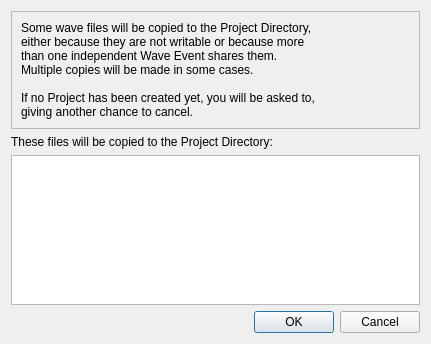
<?xml version="1.0" encoding="UTF-8"?>
<ui version="4.0">
 <class>CopyOnWriteDialogBase</class>
 <widget class="QDialog" name="CopyOnWriteDialogBase">
  <property name="geometry">
   <rect>
    <x>0</x>
    <y>0</y>
    <width>431</width>
    <height>344</height>
   </rect>
  </property>
  <property name="windowTitle">
   <string>Copy Wave Files</string>
  </property>
  <layout class="QVBoxLayout" name="verticalLayout_2">
   <item>
    <widget class="QFrame" name="frame">
     <property name="frameShape">
      <enum>QFrame::StyledPanel</enum>
     </property>
     <property name="frameShadow">
      <enum>QFrame::Raised</enum>
     </property>
     <layout class="QVBoxLayout" name="verticalLayout">
      <item>
       <widget class="QLabel" name="label_3">
        <property name="text">
         <string>Some wave files will be copied to the Project Directory, 
either because they are not writable or because more 
than one independent Wave Event shares them.
Multiple copies will be made in some cases. 

If no Project has been created yet, you will be asked to,
giving another chance to cancel.</string>
        </property>
        <property name="wordWrap">
         <bool>true</bool>
        </property>
       </widget>
      </item>
     </layout>
    </widget>
   </item>
   <item>
    <widget class="QLabel" name="label_2">
     <property name="text">
      <string>These files will be copied to the Project Directory:</string>
     </property>
    </widget>
   </item>
   <item>
    <widget class="QListWidget" name="projDirList"/>
   </item>
   <item>
    <widget class="QDialogButtonBox" name="buttonBox">
     <property name="orientation">
      <enum>Qt::Horizontal</enum>
     </property>
     <property name="standardButtons">
      <set>QDialogButtonBox::Cancel|QDialogButtonBox::Ok</set>
     </property>
    </widget>
   </item>
  </layout>
 </widget>
 <resources/>
 <connections>
  <connection>
   <sender>buttonBox</sender>
   <signal>accepted()</signal>
   <receiver>CopyOnWriteDialogBase</receiver>
   <slot>accept()</slot>
   <hints>
    <hint type="sourcelabel">
     <x>248</x>
     <y>254</y>
    </hint>
    <hint type="destinationlabel">
     <x>157</x>
     <y>274</y>
    </hint>
   </hints>
  </connection>
  <connection>
   <sender>buttonBox</sender>
   <signal>rejected()</signal>
   <receiver>CopyOnWriteDialogBase</receiver>
   <slot>reject()</slot>
   <hints>
    <hint type="sourcelabel">
     <x>316</x>
     <y>260</y>
    </hint>
    <hint type="destinationlabel">
     <x>286</x>
     <y>274</y>
    </hint>
   </hints>
  </connection>
 </connections>
</ui>
